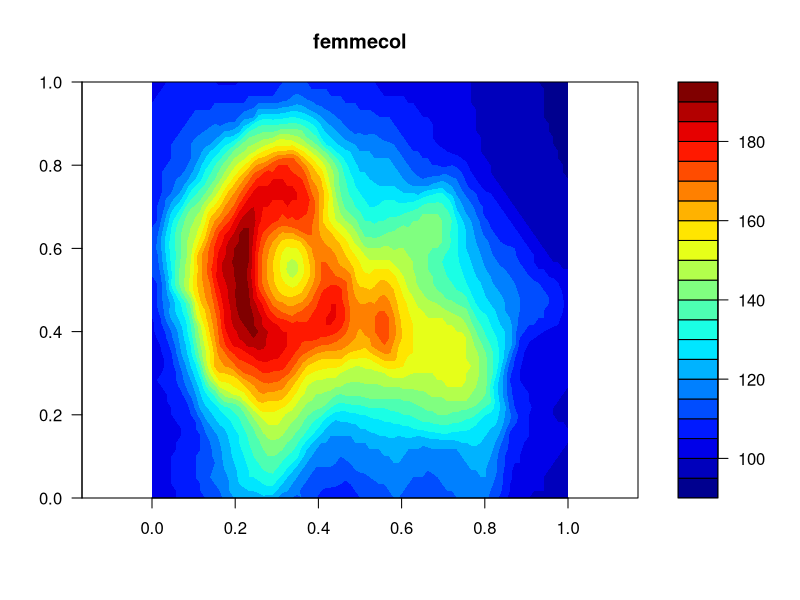
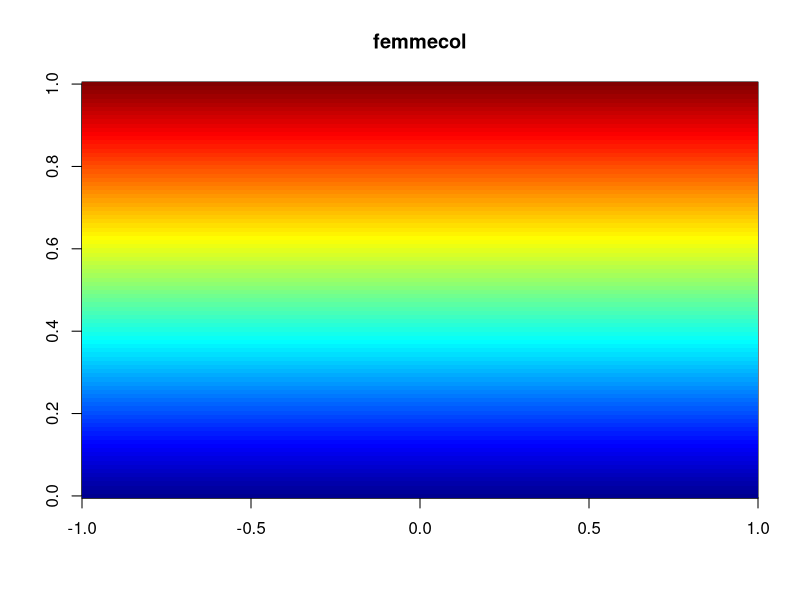

The R script that drew these images, in order:
library(shape)


### Name: femmecol
### Title: red-green-blue color palette
### Aliases: femmecol
### Keywords: color

### ** Examples

filled.contour(volcano, color = femmecol, asp = 1, main = "femmecol")
femmecol(10)
image(matrix(nrow = 1, ncol = 100, data = 1:100), 
      col = femmecol(100), main = "femmecol")



